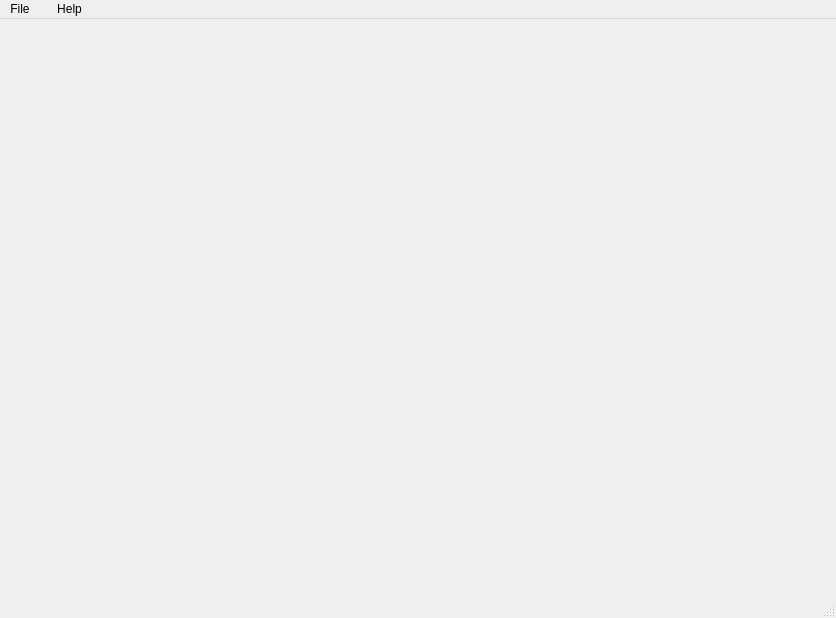
<?xml version="1.0" encoding="UTF-8"?>
<ui version="4.0">
 <class>MainWindow</class>
 <widget class="QMainWindow" name="MainWindow">
  <property name="geometry">
   <rect>
    <x>0</x>
    <y>0</y>
    <width>836</width>
    <height>618</height>
   </rect>
  </property>
  <property name="windowTitle">
   <string>EyeLab</string>
  </property>
  <widget class="QWidget" name="centralwidget">
   <layout class="QVBoxLayout" name="verticalLayout"/>
  </widget>
  <widget class="QMenuBar" name="menubar">
   <property name="geometry">
    <rect>
     <x>0</x>
     <y>0</y>
     <width>836</width>
     <height>22</height>
    </rect>
   </property>
   <widget class="QMenu" name="menuFile">
    <property name="title">
     <string>File</string>
    </property>
    <widget class="QMenu" name="menuUpload">
     <property name="title">
      <string>Import</string>
     </property>
     <addaction name="actionImportVol"/>
     <addaction name="actionImportHEXML"/>
     <addaction name="separator"/>
     <addaction name="actionImportRETOUCH"/>
     <addaction name="actionImportDuke"/>
     <addaction name="separator"/>
     <addaction name="actionImportBSFolder"/>
    </widget>
    <widget class="QMenu" name="menuAnnotations">
     <property name="title">
      <string>Annotations</string>
     </property>
     <addaction name="actionLoadAnnotations"/>
     <addaction name="separator"/>
     <addaction name="actionSaveAnnotations"/>
     <addaction name="actionSaveAnnotationsAs"/>
    </widget>
    <addaction name="separator"/>
    <addaction name="actionOpen"/>
    <addaction name="actionSave"/>
    <addaction name="actionSave_As"/>
    <addaction name="separator"/>
    <addaction name="menuUpload"/>
    <addaction name="separator"/>
    <addaction name="menuAnnotations"/>
   </widget>
   <widget class="QMenu" name="menuEdit">
    <property name="enabled">
     <bool>false</bool>
    </property>
    <property name="tearOffEnabled">
     <bool>false</bool>
    </property>
    <property name="title">
     <string/>
    </property>
    <addaction name="actionUndo"/>
    <addaction name="actionRedo"/>
   </widget>
   <widget class="QMenu" name="menuHelp">
    <property name="title">
     <string>Help</string>
    </property>
    <addaction name="actionIntroduction"/>
    <addaction name="actionLayerAnnotationGuide"/>
    <addaction name="actionAreaAnnotationGuide"/>
    <addaction name="actionRegistrationGuide"/>
    <addaction name="separator"/>
    <addaction name="actionShortcutSheet"/>
   </widget>
   <addaction name="menuFile"/>
   <addaction name="menuEdit"/>
   <addaction name="menuHelp"/>
  </widget>
  <widget class="QStatusBar" name="statusbar"/>
  <action name="actionUndo">
   <property name="checkable">
    <bool>false</bool>
   </property>
   <property name="enabled">
    <bool>true</bool>
   </property>
   <property name="icon">
    <iconset resource="resources.qrc">
     <normaloff>:/icons/icons/baseline-undo-24px.svg</normaloff>:/icons/icons/baseline-undo-24px.svg</iconset>
   </property>
   <property name="text">
    <string>Undo</string>
   </property>
   <property name="shortcut">
    <string>Ctrl+Z</string>
   </property>
  </action>
  <action name="actionRedo">
   <property name="icon">
    <iconset resource="resources.qrc">
     <normaloff>:/icons/icons/baseline-redo-24px.svg</normaloff>:/icons/icons/baseline-redo-24px.svg</iconset>
   </property>
   <property name="text">
    <string>Redo</string>
   </property>
   <property name="shortcut">
    <string>Ctrl+Y</string>
   </property>
  </action>
  <action name="actionImportVol">
   <property name="text">
    <string>Heyex Raw (.vol)</string>
   </property>
  </action>
  <action name="actionSaveAnnotations">
   <property name="text">
    <string>Save</string>
   </property>
  </action>
  <action name="actionImportBSFolder">
   <property name="text">
    <string>B-Scans from folder</string>
   </property>
  </action>
  <action name="actionLayerAnnotationGuide">
   <property name="text">
    <string>Layer Annotation Guide</string>
   </property>
  </action>
  <action name="actionAreaAnnotationGuide">
   <property name="text">
    <string>Area Annotation Guide</string>
   </property>
  </action>
  <action name="actionRegistrationGuide">
   <property name="text">
    <string>Registration Guide</string>
   </property>
  </action>
  <action name="actionShortcutSheet">
   <property name="text">
    <string>Shortcut Sheet</string>
   </property>
  </action>
  <action name="actionIntroduction">
   <property name="text">
    <string>Introduction</string>
   </property>
  </action>
  <action name="actionImportRETOUCH">
   <property name="text">
    <string>RETOUCH</string>
   </property>
  </action>
  <action name="actionImportDuke">
   <property name="text">
    <string>Duke (Farsiu 2014)</string>
   </property>
  </action>
  <action name="actionImportHEXML">
   <property name="text">
    <string>Heyex XML (.xml)</string>
   </property>
  </action>
  <action name="actionLoadAnnotations">
   <property name="text">
    <string>Load</string>
   </property>
  </action>
  <action name="actionSaveAnnotationsAs">
   <property name="text">
    <string>Save As</string>
   </property>
  </action>
  <action name="actionOpen">
   <property name="text">
    <string>Open</string>
   </property>
  </action>
  <action name="actionSave">
   <property name="text">
    <string>Save</string>
   </property>
  </action>
  <action name="actionSave_As">
   <property name="text">
    <string>Save As</string>
   </property>
  </action>
 </widget>
 <resources>
  <include location="resources.qrc"/>
 </resources>
 <connections/>
</ui>
